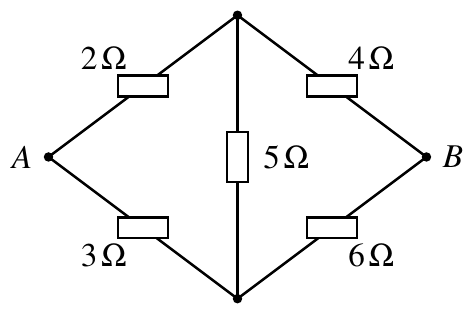
#> input picture images/mock/neet-mock-2/q26.png, 473 x 314 px; its folder holds 2 pictures in this run
$ python sheet.py ../../images/mock/neet-mock-2 ../../images/mock/neet-mock-2/q44.png
#> lines starting #> are read from the running program, lines starting #| are printed output that depends on the picture
# Contact sheet of all PNGs in a folder, labelled, for checking crops.
import sys, os
from PIL import Image, ImageDraw
d, out = sys.argv[1], sys.argv[2]
files = sorted(f for f in os.listdir(d) if f.endswith('.png'))
W = 1600; x = y = 0; rowh = 0; tiles = []
for f in files:
    im = Image.open(os.path.join(d, f)); im.thumbnail((380, 300))
#> further down, im is the input picture: PIL image 473x314 L; min 0, max 255, mean 244
#> after `im.thumbnail((380, 300))`:
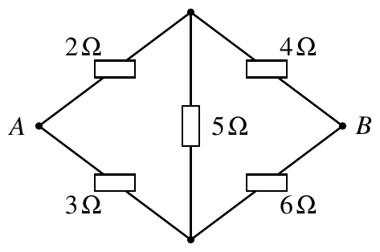
#> im: PIL image 380x252 L; min 0, max 255, mean 243.9
    if x + im.width + 20 > W: x = 0; y += rowh + 30; rowh = 0
    tiles.append((f, im, x, y)); x += im.width + 20; rowh = max(rowh, im.height)
#> after `x += im.width + 20`: x = 400
#> after `rowh = max(rowh, im.height)`: rowh = 252
#> pass 2 of the loop `for f in files:`:
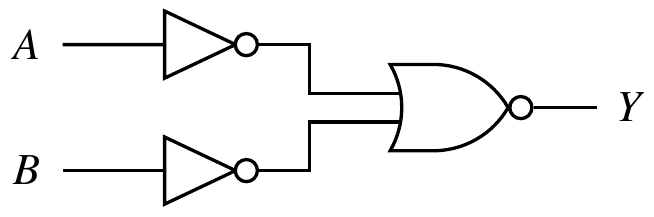
#> input picture images/mock/neet-mock-2/q44.png, 654 x 217 px
#> im is the input picture: PIL image 654x217 L; min 0, max 255, mean 243.9
#> `im.thumbnail((380, 300))`:
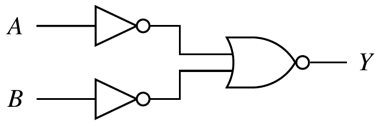
#> im: PIL image 380x126 L; min 0, max 255, mean 243.9
sheet = Image.new('RGB', (W, y + rowh + 30), 'white'); dr = ImageDraw.Draw(sheet)
#> after `sheet = Image.new('RGB', (W, y + rowh + 30), 'white')`: sheet: PIL image 1600x282 RGB; every value is 255
for f, im, x, y in tiles:
    sheet.paste(im, (x, y + 18)); dr.rectangle([x, y + 18, x + im.width, y + 18 + im.height], outline='red'); dr.text((x, y + 2), f, fill='blue')
#> this loop made 2 passes
#> (f, x, y) on passes 1 to 2: ('q26.png', 0, 0), ('q44.png', 400, 0)
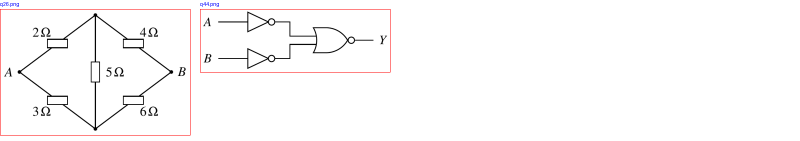
#> sheet: PIL image 1600x282 RGB (shown at 1/2 size); mean R, G, B 251.4, 250.1, 250.2
sheet.save(out)
